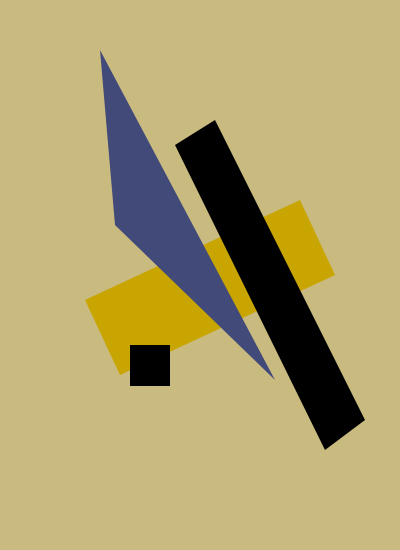
Frame 1 (no input)
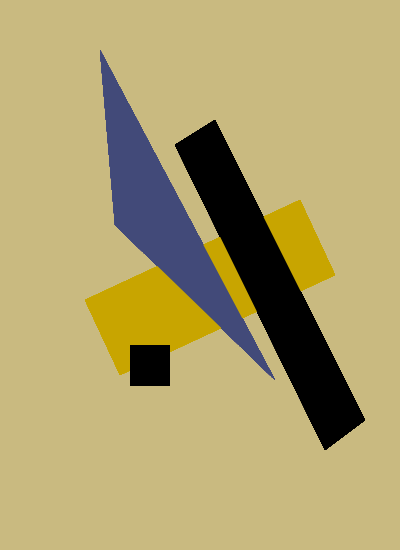
Frame 60 (the mouse pressed at the canvas centre just before this capture)
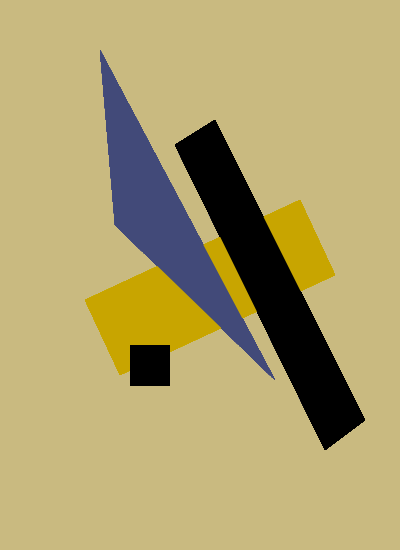
Frame 120 (the mouse held since frame 60 and released just before this capture)

The Processing sketch that drew these frames (run headless with seeded random() and noise(); from frame 60 on, the mouse is pressed at the canvas centre):

// Processing sketch: processing_82729
// ── processing_82729.pde

int counter;
void setup() {
  size(400, 550);
  background(201, 186, 128);
  smooth();
}
void draw() {
  noStroke();
  fill(200, 165, 0);
  quad(85, 300, 300, 200, 335, 275, 120, 375);
  fill(66, 74, 121);
  curve(275, 300, 259, 270, 275, 275, 275, 275);
  triangle(100, 50, 275, 380, 115, 225);
  fill(0);
  quad(175, 145, 215, 120, 365, 420, 325, 450);
  quad(130, 345, 170, 345, 170, 386, 130, 386);

  ellipse(150, 365, 10, 10);

  line(180, 145, 360, 420);
}
